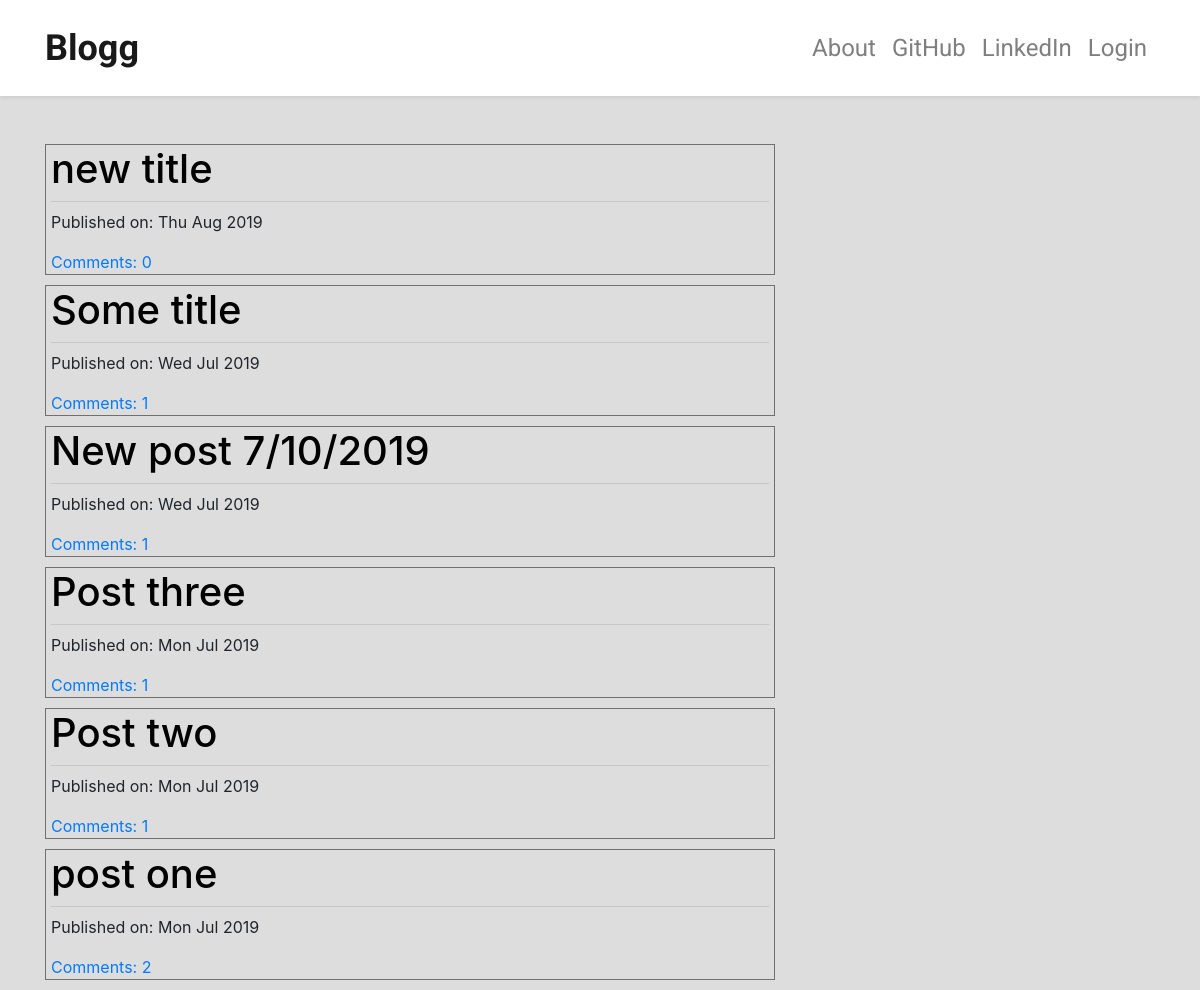
The page / on the database its author committed.
### blog/models.py (models this page shows, shortened)
class Post(models.Model):
    author = models.ForeignKey('auth.User', on_delete=models.CASCADE)
    title = models.CharField(max_length=200)
    text = models.TextField()
    create_date = models.DateTimeField(default=timezone.now)
    published_date = models.DateTimeField(blank=True, null=True)
    def approve_comments(self):
        return self.comments.filter(approved_comment=True)

### blog/views.py (the view)
# urls.py: re_path(r'^$', views.PostListView.as_view(), name='post_list'),
class PostListView(ListView):
    model = Post
    def get_queryset(self):
        return Post.objects.filter(published_date__lte=timezone.now()).order_by('-published_date')

### blog/templates/blog/post_list.html
{% extends 'blog/base.html' %}
{% block content %}
  <div class="centerstage">
    {% for post in post_list %}
      <div class="post post-list-view">
        <h1><a class="post-link-color" href="{% url 'post_detail' pk=post.pk %}">{{ post.title }}</a></h1>
        <hr class="mt-1 mb-2">
        <div class="date">
          <p>Published on: {{ post.published_date|date:"D M Y" }}</p>
        </div>
        <a href="{% url 'post_detail' pk=post.pk %}">Comments: {{ post.approve_comments.count }}</a>
      </div>
    {% endfor %}
  </div>
{% endblock %}

### blog/templates/blog/base.html (shortened to what this page needs)
<!DOCTYPE html>
{% load staticfiles %}
<html lang="en">
  <head>
    <link rel="stylesheet" href="https://stackpath.bootstrapcdn.com/bootstrap/4.3.1/css/bootstrap.min.css">
    <link rel="stylesheet" href="//cdn.jsdelivr.net/npm/medium-editor@5.23.2/dist/css/medium-editor.min.css" type="text/css" media="screen" charset="utf-8">
    <link rel="stylesheet" href="{% static 'css/blog.css' %}">
  </head>
  <body>
    <nav class="navbar navbar-expand-lg navbar-light bg-light shadow-sm bg-white p-3 mb-5 sticky-top techfont">
      <div class="container">
        <a class="navbar-brand bigbrand" href="{% url 'post_list' %}"><strong>Blogg</strong></a>
        <div class="collapse navbar-collapse justify-content-end" id="navbarNav">
          <ul class="navbar-nav">
            <li class="nav-item"><a class="nav-link" href="{% url 'about' %}">About</a></li>
            <li class="nav-item"><a class="nav-link" href="https://www.github.com/">GitHub</a></li>
            <li class="nav-item"><a class="nav-link" href="https://wwww.linkedin.com/">LinkedIn</a></li>
            <ul class="navbar-nav">
            {% if user.is_authenticated %}
              <li class="nav-item"><a class="nav-link" href="{% url 'post_new' %}">New Post</a></li>
              <li class="nav-item"><a class="nav-link" href="{% url 'post_draft_list' %}">Draft</a></li>
              <li class="nav-item"><a class="nav-link" href="{% url 'logout' %}">Logout</a></li>
              <li class="nav-item"><a class="nav-link">Welcome: {{ user.username }}</a></li>
            {% else %}
              <li class="nav-item">
                <a class="nav-link" href="{% url 'login' %}">Login</a>
              </li>
            {% endif %}
            </ul>
          </ul>
        </div>
      </div>
    </nav>
    <div class="content container">
      <div class="row">
        <div class="col-md-8">
          <div class="blog_posts">
            {% block content %}
            {% endblock %}
          </div>
        </div>
      </div>
    </div>
  </body>
</html>

### blog/static/css/blog.css (style rules this page uses)
body { background:#ddd; }
.techfont { font-family: 'Roboto', sans-serif; font-size: 1.5em; margin-bottom: 10px; }
.bigbrand { font-size: 1.5em; }
.centerstage { margin-left: auto; margin-right: auto; }
.post-list-view { border: solid 1px #707070; margin-bottom: 10px; padding-left: 5px; padding-right: 5px; }
.post-link-color { color: black; }

### rows shown on the page
Post: title "new title", published_date "Thu Aug 2019", approve_comments.count "0"
Post: title "Some title", published_date "Wed Jul 2019", approve_comments.count "1"
Post: title "New post 7/10/2019", published_date "Wed Jul 2019", approve_comments.count "1"
Post: title "Post three", published_date "Mon Jul 2019", approve_comments.count "1"
Post: title "Post two", published_date "Mon Jul 2019", approve_comments.count "1"
Post: title "post one", published_date "Mon Jul 2019", approve_comments.count "2"
